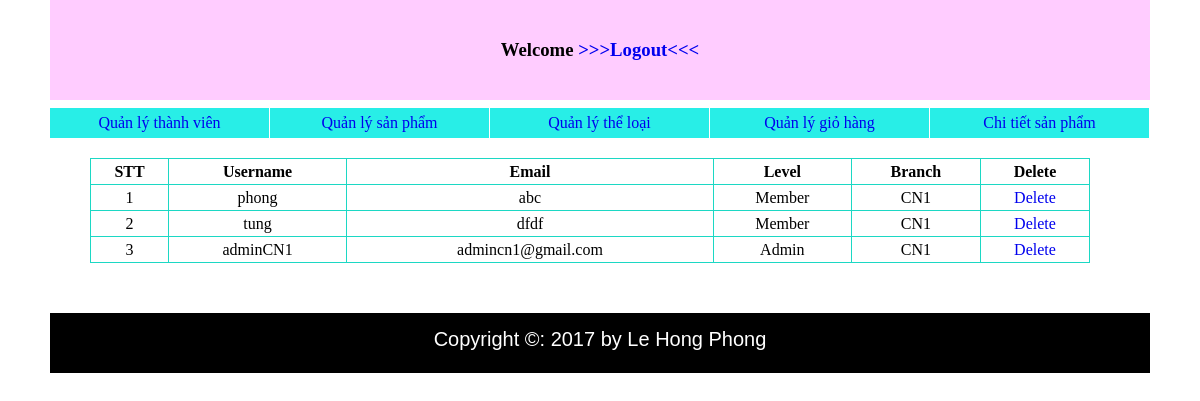
The page /Demo/adminCN1/list_user.php on the database its author committed.
### tables this page shows
CREATE TABLE `user` (
  `user_id` int(10) UNSIGNED NOT NULL,
  `username` varchar(50) NOT NULL,
  `password` varchar(50) NOT NULL,
  `email` varchar(50) NOT NULL,
  `birthday` date NOT NULL,
  `gender` int(1) NOT NULL,
  `level` int(1) NOT NULL,
  `branch` varchar(10) NOT NULL
);

### Demo/adminCN1/list_user.php (the view, shortened to what this page needs)
<?php
require("templates/header.php");
?>
<div id="wrapper">
	<table>
		<tr>
			<td><b>STT</b></td>
			<td><b>Username</b></td>
			<td><b>Email</b></td>
			<td><b>Level</b></td>
			<td><b>Branch</b></td>
			<td><b>Delete</b></td>
		</tr>
		<?php
	    require("../library/config.php");
		$result = mysqli_query($conn,"select user_id,username,email,level,branch from user where branch='CN1'");
		$dem=1;
		while ($data = mysqli_fetch_assoc($result)) {
		echo "<tr>";
			echo "<td>$dem</td>";
			echo "<td>$data[username]</td>";
			echo "<td>$data[email]</td>";
		if ($data['level']==1) {
			echo "<td>Member</td>";
		}
		else{
		echo "<td>Admin</td>";
		}
		echo "<td>$data[branch]</td>";
		echo "<td><a href='del_user.php? id=$data[user_id]' onclick='return show_confirm();'> Delete </a></td>";
		echo "</tr>";
		$dem++;
	}
		?>
	</table>
</div>
<?php
require("templates/footer.php");
?>

### Demo/adminCN1/style.css (style rules this page uses)
* { padding: 0px; margin: 0px; }
body { width: 1100px; margin: auto; }
a { text-decoration: none; }
#wrapper table { margin-left: 40px; border-collapse: collapse; margin-top:50px; width:1000px; text-align: center; }
#wrapper table tr { border: 1px solid #1CD8C4; line-height: 25px; }
#wrapper table td { border: 1px solid #1CD8C4; }

### rows shown on the page
user: username "phong", email "abc", level "Member", branch "CN1"
user: username "tung", email "dfdf", level "Member", branch "CN1"
user: username "adminCN1", email "admincn1@gmail.com", level "Admin", branch "CN1"
